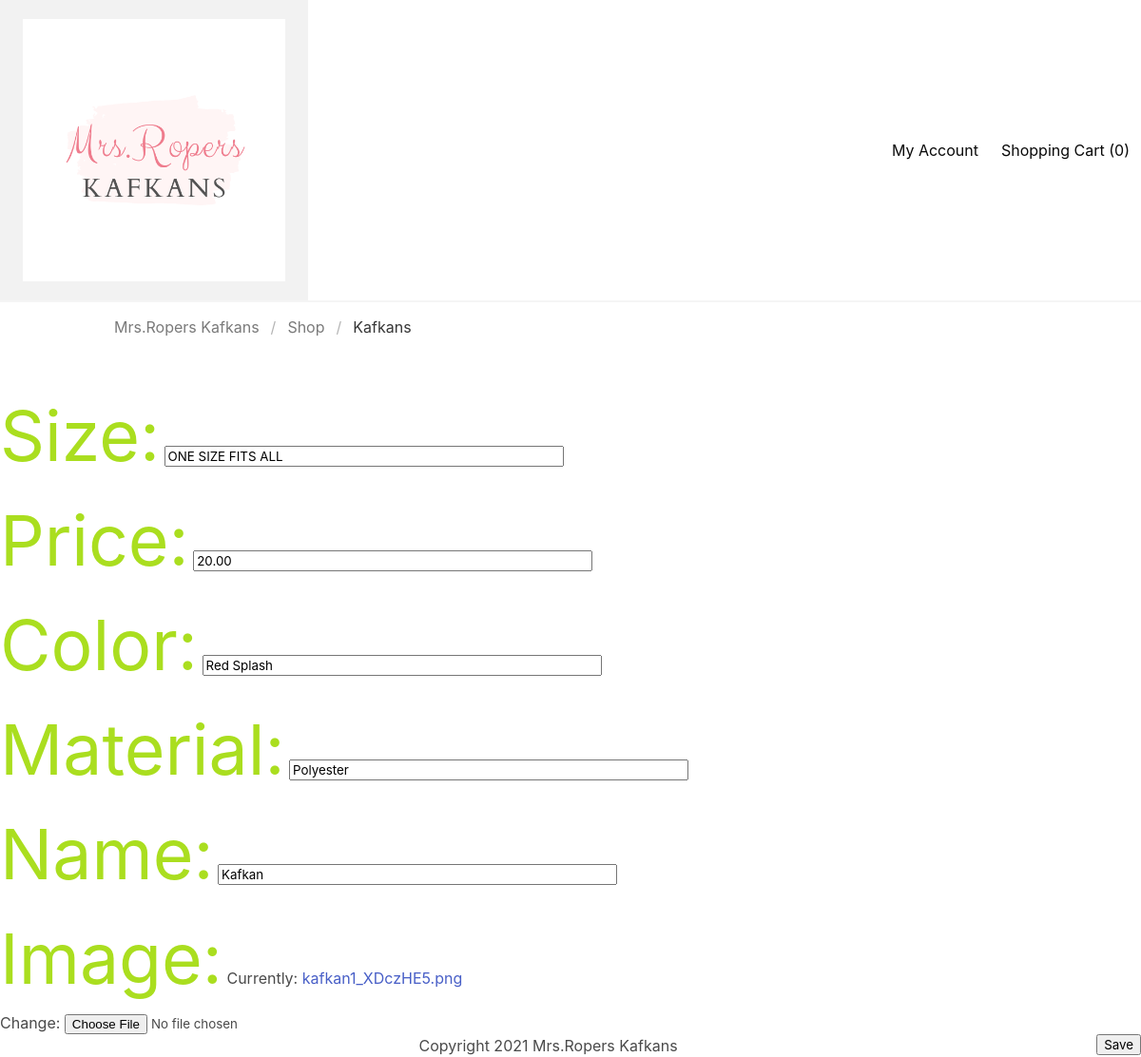
Before: /kafkan/2/edit/ with the older database file.
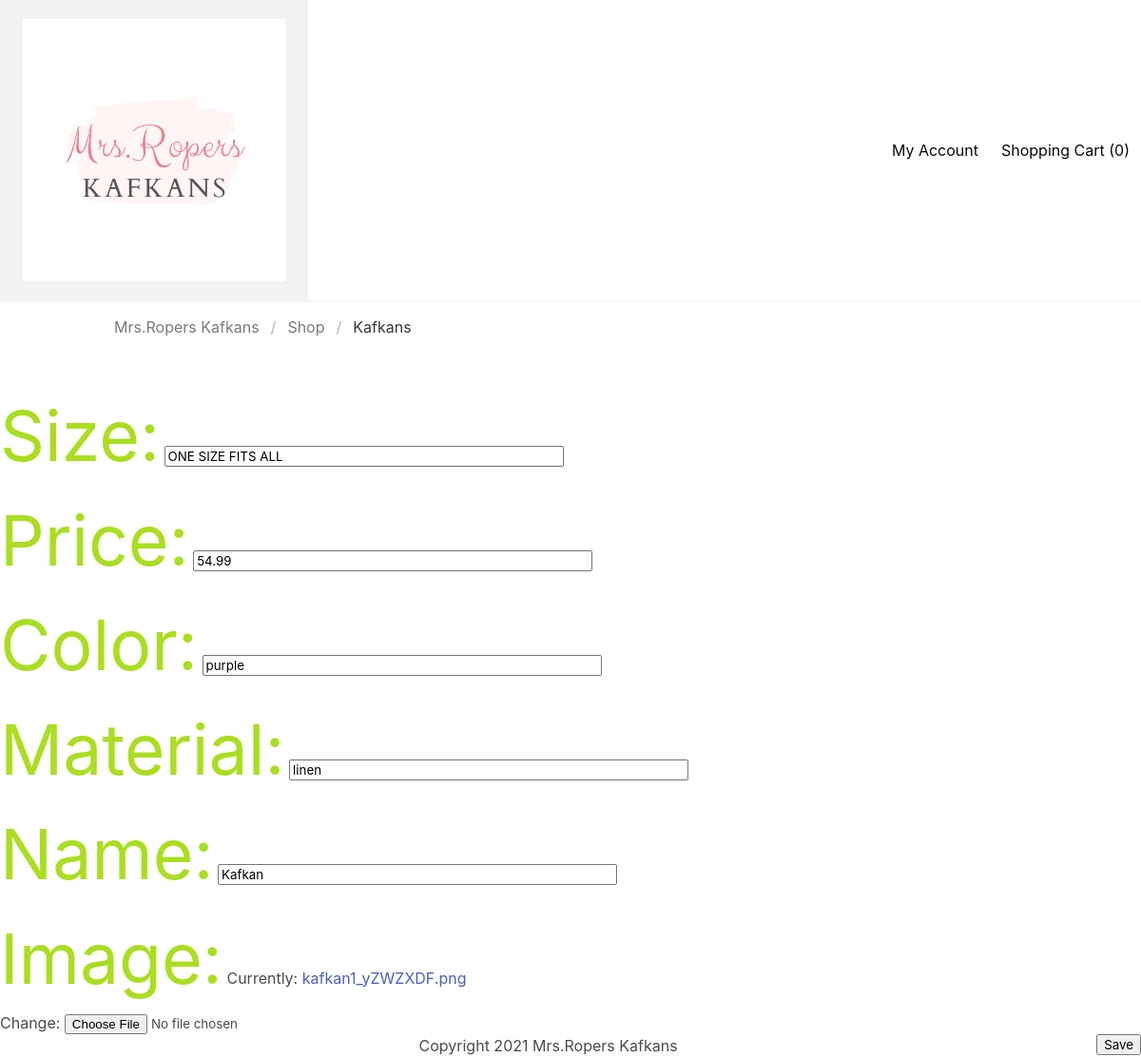
After: the same page with the newer database file.
### kafkan_store/models.py (models this page shows, shortened)
class Kafkan(models.Model):
    size = models.CharField(max_length=200)
    price = models.DecimalField(max_digits=10, decimal_places=2)
    color = models.CharField(max_length=100)
    material = models.CharField(max_length=100)
    name = models.CharField(max_length=250, default="Kafkan")
    image = models.ImageField()
    class Meta:
        ordering = ['image']

### kafkan_store/views.py (the view)
# urls.py: path('kafkan/<int:pk>/edit/', views.kafkan_edit, name='kafkan_edit'),
def kafkan_edit(request, pk):
    kafkan = get_object_or_404(Kafkan, pk=pk)
    if request.method == 'POST':
        form = KafkanForm(request.POST, instance=kafkan)
        if form.is_valid():
            kafkan = form.save(commit=False)
            kafkan.save()
            return redirect('kafkan_detail', pk=kafkan.pk)
    else:
        form = KafkanForm(instance=kafkan)
    return render(request, 'kafkan_edit.html', {'form': form})

### kafkan_store/forms.py
class KafkanForm(forms.ModelForm):
    class Meta:
        model = Kafkan
        fields = ('size', 'price', 'color', 'material','name', 'image')

### templates/kafkan_edit.html
{% extends 'base.html' %}
{% block content %}
<article class="kafkan">
    <form method='POST' class='post-form'>{% csrf_token %}
        {{ form.as_p }}
    </form>
    <button type='submit' class='save btn btn-save'>Save</button>
</article>
{% endblock %}

### templates/base.html (shortened to what this page needs)
{% load static %}
<!DOCTYPE html>
<html>
    <head>
        <link rel="stylesheet" href="{% static 'css/style.css' %}">
        <link rel="stylesheet" href="https://cdn.jsdelivr.net/npm/bulma@0.9.3/css/bulma.min.css">
        <link rel="stylesheet" href="https://cdn.jsdelivr.net/npm/remixicon@2.5.0/fonts/remixicon.css" >
    </head>
    <body>
    <nav class="navbar has-shadow is-white">
         <div class="navbar-brand">
            <a class="navbar-item">
                <img src="/static/assets/MrsRopersKafkanslogo.png" alt="site logo"  style="max-height: 300px"  class="py-3 px-3">
            </a>
          </div>
          <div class="navbar-menu is-active" id="nav-links">
            <div class="navbar-end">
              <a class="navbar-item">My Account</a>
              <a class="navbar-item">Shopping Cart (0)</a>
          </div>
    </nav>
  <div class="section pt-4 pb-10">
    <nav class="breadcrumb" aria-label="breadcrumbs">
      <ul class="container is-size">
        <li><a class="has-text-grey">Mrs.Ropers Kafkans</a></li>
        <li><a class="has-text-grey">Shop</a></li>
        <li class="is-active"><a href="#">Kafkans</a></li>
      </ul>
    </nav>
  </div>
  {% block content %}
  {% endblock %}
  <footer class="class">
    <div class="content has-text-centered">
      <p>Copyright 2021 Mrs.Ropers Kafkans</p>
      </div>
  </footer>
</body>
</html>
</body>
</html>

### kafkan_store/static/css/style.css (style rules this page uses)
body { padding-left: 15px; }
.save { float: right; }
.post-form textarea, .post-form input { width: 35%; }
label { color:#AADE1F; font-size: 55pt; }

Changed rows visible on the page:
changed Kafkan "ONE SIZE FITS ALL": price "20.00" → "54.99"; color "Red Splash" → "purple"; material "Polyester" → "linen"
Other visible differences:
text no longer shown: "Size: Price: Color: Material: Name: Image: Currently: kafkan1_XDczHE5.png Change:"
text now shown: "Size: Price: Color: Material: Name: Image: Currently: kafkan1_yZWZXDF.png Change:"
